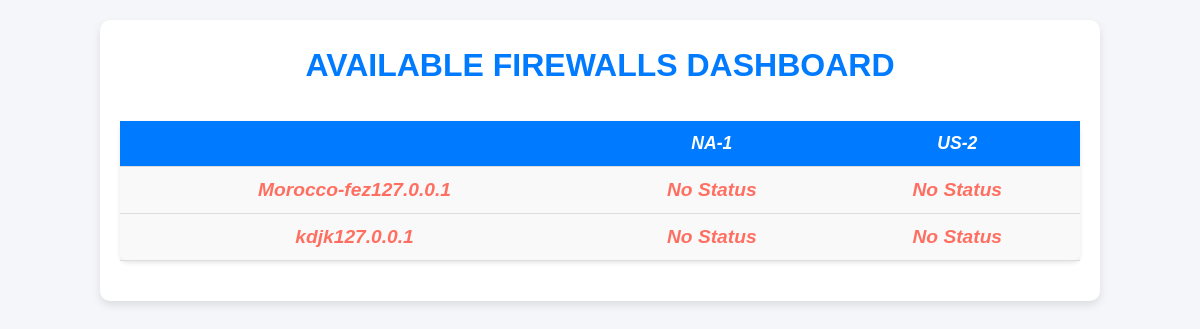
/vpn/, run on the app's committed database.
### vpn/models.py (models this page shows, shortened)
class Datacenter(models.Model):
    datacenter_code = models.CharField('Datacenter Code', max_length=10)
    datacenter_active = models.BooleanField('Datacenter Active?', default=True)

class firewall(models.Model):
    firewall_name = models.CharField('Firewall Name', max_length=50)
    firewall_location = models.ForeignKey('Datacenter', on_delete=models.CASCADE)
    firewall_active = models.BooleanField('Firewall Active?', default=True)
    firewall_manageip = models.GenericIPAddressField('Management IP')
    firewall_vpnip = models.GenericIPAddressField('VPN Interface IP')
    firewall_user = models.CharField('API User', max_length=50, blank=True)
    firewall_pass = models.CharField('API Pass', max_length=50, blank=True)
    firewall_vpnstatus = models.TextField(editable=False, blank=True)

### vpn/views.py (the view)
# urls.py: path('', views.index, name='index'),
def index(request):
    firewall_list = []
    datacenter_list = []
    firewall_status = []
    for each in Datacenter.objects.order_by('datacenter_code'):
        if each.datacenter_active == True: datacenter_list.append(each)
    for each in firewall.objects.order_by('firewall_name'):
        if each.firewall_active == True: firewall_list.append(each)
    firewall_status = buildrows(firewall_list, datacenter_list)
    template = loader.get_template('web/index.html')
    context = {
        'datacenter_list':datacenter_list,
        'firewall_list': firewall_list,
        'firewall_status':firewall_status,
    }
    return HttpResponse(template.render(context,request))

### vpn/views.py (called while the page is built, shortened)
def buildrows(firewall_list, datacenter_list):
    firewallstatus = []
    for fw in firewall_list:
        onerow = "<td><b>%s</b><i>%s</i></td>" % (fw.firewall_name, fw.firewall_vpnip)
        for dc in datacenter_list:
            if str(dc.datacenter_code) in str(fw.firewall_name):
                onerow += ("<td>N/A</td>")
                continue
            if not fw.firewall_vpnstatus:
                onerow += ("<td>No Status</td>")
                continue
        firewallstatus.append(onerow)
    return firewallstatus

### vpn/templates/web/index.html (shortened to what this page needs)
<div align="center">
    {% load static %}
    <link rel="stylesheet" type="text/css" href="{% static 'style.css' %}" />
    <div class="table-title">
        <h3>Available Firewalls Dashboard</h3>
    </div>
    {% if firewall_list %}
        <table class="container">
        <tr>
        <th></th>
        {% for datacenter in datacenter_list %}
            <th>{{ datacenter.datacenter_code }}</th>
        {% endfor %}
        </tr>
        {% for firewall in firewall_status %}
            <tr>
            {{firewall|safe}}
            </tr>
        {%endfor%}
        </table>
    {% else %}
        No firewalls were found.
    {% endif %}
</div>

### vpn/static/style.css (style rules this page uses)
* { margin: 0; padding: 0; box-sizing: border-box; }
div[align="center"] { max-width: 1000px; margin: 0 auto; padding: 20px; background-color: #fff; border-radius: 10px; box-shadow: 0 4px 8px rgba(0, 0, 0, 0.1); }
.table-title { text-align: center; margin-bottom: 30px; color: #333; }
.table-title h3 { font-size: 2rem; color: #007bff; text-transform: uppercase; }
table.container { width: 100%; border-collapse: collapse; margin-bottom: 20px; }
table.container th { background-color: #007bff; color: #fff; padding: 12px; text-align: center; font-size: 1.1rem; font-weight: bold; }
table.container tr { border-bottom: 1px solid #ddd; }
table.container td { padding: 12px; text-align: center; font-size: 1rem; color: #555; }
table.container { font-style: italic; color: #ff6f61; text-align: center; padding: 20px; }
table.container td { color: #ff6f61; font-size: 1.2rem; font-weight: bold; }
.container { padding: 15px; background-color: #f9f9f9; border-radius: 8px; box-shadow: 0 2px 4px rgba(0, 0, 0, 0.1); }

### data on the page
Datacenter: datacenter_code "NA-1"
Datacenter: datacenter_code "US-2"
firewall: firewall_name "Morocco-fez 127.0.0.1 No Status No Status"
firewall: firewall_name "kdjk 127.0.0.1 No Status No Status"
